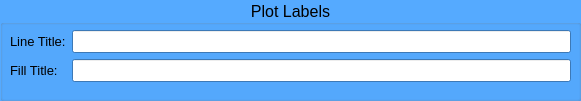
   <widget class="QGroupBox" name="groupBox_3">
    <property name="geometry">
     <rect>
      <x>570</x>
      <y>10</y>
      <width>581</width>
      <height>101</height>
     </rect>
    </property>
    <property name="palette">
     <palette>
      <active>
       <colorrole role="WindowText">
        <brush brushstyle="SolidPattern">
         <color alpha="255">
          <red>0</red>
          <green>0</green>
          <blue>0</blue>
         </color>
        </brush>
       </colorrole>
       <colorrole role="Button">
        <brush brushstyle="SolidPattern">
         <color alpha="255">
          <red>85</red>
          <green>170</green>
          <blue>255</blue>
         </color>
        </brush>
       </colorrole>
       <colorrole role="Light">
        <brush brushstyle="SolidPattern">
         <color alpha="255">
          <red>213</red>
          <green>234</green>
          <blue>255</blue>
         </color>
        </brush>
       </colorrole>
       <colorrole role="Midlight">
        <brush brushstyle="SolidPattern">
         <color alpha="255">
          <red>149</red>
          <green>202</green>
          <blue>255</blue>
         </color>
        </brush>
       </colorrole>
       <colorrole role="Dark">
        <brush brushstyle="SolidPattern">
         <color alpha="255">
          <red>42</red>
          <green>85</green>
          <blue>127</blue>
         </color>
        </brush>
       </colorrole>
       <colorrole role="Mid">
        <brush brushstyle="SolidPattern">
         <color alpha="255">
          <red>56</red>
          <green>113</green>
          <blue>170</blue>
         </color>
        </brush>
       </colorrole>
       <colorrole role="Text">
        <brush brushstyle="SolidPattern">
         <color alpha="255">
          <red>0</red>
          <green>0</green>
          <blue>0</blue>
         </color>
        </brush>
       </colorrole>
       <colorrole role="BrightText">
        <brush brushstyle="SolidPattern">
         <color alpha="255">
          <red>255</red>
          <green>255</green>
          <blue>255</blue>
         </color>
        </brush>
       </colorrole>
       <colorrole role="ButtonText">
        <brush brushstyle="SolidPattern">
         <color alpha="255">
          <red>0</red>
          <green>0</green>
          <blue>0</blue>
         </color>
        </brush>
       </colorrole>
       <colorrole role="Base">
        <brush brushstyle="SolidPattern">
         <color alpha="255">
          <red>255</red>
          <green>255</green>
          <blue>255</blue>
         </color>
        </brush>
       </colorrole>
       <colorrole role="Window">
        <brush brushstyle="SolidPattern">
         <color alpha="255">
          <red>85</red>
          <green>170</green>
          <blue>255</blue>
         </color>
        </brush>
       </colorrole>
       <colorrole role="Shadow">
        <brush brushstyle="SolidPattern">
         <color alpha="255">
          <red>0</red>
          <green>0</green>
          <blue>0</blue>
         </color>
        </brush>
       </colorrole>
       <colorrole role="AlternateBase">
        <brush brushstyle="SolidPattern">
         <color alpha="255">
          <red>170</red>
          <green>212</green>
          <blue>255</blue>
         </color>
        </brush>
       </colorrole>
       <colorrole role="ToolTipBase">
        <brush brushstyle="SolidPattern">
         <color alpha="255">
          <red>255</red>
          <green>255</green>
          <blue>220</blue>
         </color>
        </brush>
       </colorrole>
       <colorrole role="ToolTipText">
        <brush brushstyle="SolidPattern">
         <color alpha="255">
          <red>0</red>
          <green>0</green>
          <blue>0</blue>
         </color>
        </brush>
       </colorrole>
       <colorrole role="PlaceholderText">
        <brush brushstyle="SolidPattern">
         <color alpha="128">
          <red>0</red>
          <green>0</green>
          <blue>0</blue>
         </color>
        </brush>
       </colorrole>
      </active>
      <inactive>
       <colorrole role="WindowText">
        <brush brushstyle="SolidPattern">
         <color alpha="255">
          <red>0</red>
          <green>0</green>
          <blue>0</blue>
         </color>
        </brush>
       </colorrole>
       <colorrole role="Button">
        <brush brushstyle="SolidPattern">
         <color alpha="255">
          <red>85</red>
          <green>170</green>
          <blue>255</blue>
         </color>
        </brush>
       </colorrole>
       <colorrole role="Light">
        <brush brushstyle="SolidPattern">
         <color alpha="255">
          <red>213</red>
          <green>234</green>
          <blue>255</blue>
         </color>
        </brush>
       </colorrole>
       <colorrole role="Midlight">
        <brush brushstyle="SolidPattern">
         <color alpha="255">
          <red>149</red>
          <green>202</green>
          <blue>255</blue>
         </color>
        </brush>
       </colorrole>
       <colorrole role="Dark">
        <brush brushstyle="SolidPattern">
         <color alpha="255">
          <red>42</red>
          <green>85</green>
          <blue>127</blue>
         </color>
        </brush>
       </colorrole>
       <colorrole role="Mid">
        <brush brushstyle="SolidPattern">
         <color alpha="255">
          <red>56</red>
          <green>113</green>
          <blue>170</blue>
         </color>
        </brush>
       </colorrole>
       <colorrole role="Text">
        <brush brushstyle="SolidPattern">
         <color alpha="255">
          <red>0</red>
          <green>0</green>
          <blue>0</blue>
         </color>
        </brush>
       </colorrole>
       <colorrole role="BrightText">
        <brush brushstyle="SolidPattern">
         <color alpha="255">
          <red>255</red>
          <green>255</green>
          <blue>255</blue>
         </color>
        </brush>
       </colorrole>
       <colorrole role="ButtonText">
        <brush brushstyle="SolidPattern">
         <color alpha="255">
          <red>0</red>
          <green>0</green>
          <blue>0</blue>
         </color>
        </brush>
       </colorrole>
       <colorrole role="Base">
        <brush brushstyle="SolidPattern">
         <color alpha="255">
          <red>255</red>
          <green>255</green>
          <blue>255</blue>
         </color>
        </brush>
       </colorrole>
       <colorrole role="Window">
        <brush brushstyle="SolidPattern">
         <color alpha="255">
          <red>85</red>
          <green>170</green>
          <blue>255</blue>
         </color>
        </brush>
       </colorrole>
       <colorrole role="Shadow">
        <brush brushstyle="SolidPattern">
         <color alpha="255">
          <red>0</red>
          <green>0</green>
          <blue>0</blue>
         </color>
        </brush>
       </colorrole>
       <colorrole role="AlternateBase">
        <brush brushstyle="SolidPattern">
         <color alpha="255">
          <red>170</red>
          <green>212</green>
          <blue>255</blue>
         </color>
        </brush>
       </colorrole>
       <colorrole role="ToolTipBase">
        <brush brushstyle="SolidPattern">
         <color alpha="255">
          <red>255</red>
          <green>255</green>
          <blue>220</blue>
         </color>
        </brush>
       </colorrole>
       <colorrole role="ToolTipText">
        <brush brushstyle="SolidPattern">
         <color alpha="255">
          <red>0</red>
          <green>0</green>
          <blue>0</blue>
         </color>
        </brush>
       </colorrole>
       <colorrole role="PlaceholderText">
        <brush brushstyle="SolidPattern">
         <color alpha="128">
          <red>0</red>
          <green>0</green>
          <blue>0</blue>
         </color>
        </brush>
       </colorrole>
      </inactive>
      <disabled>
       <colorrole role="WindowText">
        <brush brushstyle="SolidPattern">
         <color alpha="255">
          <red>42</red>
          <green>85</green>
          <blue>127</blue>
         </color>
        </brush>
       </colorrole>
       <colorrole role="Button">
        <brush brushstyle="SolidPattern">
         <color alpha="255">
          <red>85</red>
          <green>170</green>
          <blue>255</blue>
         </color>
        </brush>
       </colorrole>
       <colorrole role="Light">
        <brush brushstyle="SolidPattern">
         <color alpha="255">
          <red>213</red>
          <green>234</green>
          <blue>255</blue>
         </color>
        </brush>
       </colorrole>
       <colorrole role="Midlight">
        <brush brushstyle="SolidPattern">
         <color alpha="255">
          <red>149</red>
          <green>202</green>
          <blue>255</blue>
         </color>
        </brush>
       </colorrole>
       <colorrole role="Dark">
        <brush brushstyle="SolidPattern">
         <color alpha="255">
          <red>42</red>
          <green>85</green>
          <blue>127</blue>
         </color>
        </brush>
       </colorrole>
       <colorrole role="Mid">
        <brush brushstyle="SolidPattern">
         <color alpha="255">
          <red>56</red>
          <green>113</green>
          <blue>170</blue>
         </color>
        </brush>
       </colorrole>
       <colorrole role="Text">
        <brush brushstyle="SolidPattern">
         <color alpha="255">
          <red>42</red>
          <green>85</green>
          <blue>127</blue>
         </color>
        </brush>
       </colorrole>
       <colorrole role="BrightText">
        <brush brushstyle="SolidPattern">
         <color alpha="255">
          <red>255</red>
          <green>255</green>
          <blue>255</blue>
         </color>
        </brush>
       </colorrole>
       <colorrole role="ButtonText">
        <brush brushstyle="SolidPattern">
         <color alpha="255">
          <red>42</red>
          <green>85</green>
          <blue>127</blue>
         </color>
        </brush>
       </colorrole>
       <colorrole role="Base">
        <brush brushstyle="SolidPattern">
         <color alpha="255">
          <red>85</red>
          <green>170</green>
          <blue>255</blue>
         </color>
        </brush>
       </colorrole>
       <colorrole role="Window">
        <brush brushstyle="SolidPattern">
         <color alpha="255">
          <red>85</red>
          <green>170</green>
          <blue>255</blue>
         </color>
        </brush>
       </colorrole>
       <colorrole role="Shadow">
        <brush brushstyle="SolidPattern">
         <color alpha="255">
          <red>0</red>
          <green>0</green>
          <blue>0</blue>
         </color>
        </brush>
       </colorrole>
       <colorrole role="AlternateBase">
        <brush brushstyle="SolidPattern">
         <color alpha="255">
          <red>85</red>
          <green>170</green>
          <blue>255</blue>
         </color>
        </brush>
       </colorrole>
       <colorrole role="ToolTipBase">
        <brush brushstyle="SolidPattern">
         <color alpha="255">
          <red>255</red>
          <green>255</green>
          <blue>220</blue>
         </color>
        </brush>
       </colorrole>
       <colorrole role="ToolTipText">
        <brush brushstyle="SolidPattern">
         <color alpha="255">
          <red>0</red>
          <green>0</green>
          <blue>0</blue>
         </color>
        </brush>
       </colorrole>
       <colorrole role="PlaceholderText">
        <brush brushstyle="SolidPattern">
         <color alpha="128">
          <red>0</red>
          <green>0</green>
          <blue>0</blue>
         </color>
        </brush>
       </colorrole>
      </disabled>
     </palette>
    </property>
    <property name="font">
     <font>
      <family>Arial</family>
      <pointsize>12</pointsize>
      <weight>50</weight>
      <bold>false</bold>
     </font>
    </property>
    <property name="title">
     <string>Plot Labels</string>
    </property>
    <property name="alignment">
     <set>Qt::AlignCenter</set>
    </property>
    <widget class="QWidget" name="formLayoutWidget_7">
     <property name="geometry">
      <rect>
       <x>10</x>
       <y>30</y>
       <width>561</width>
       <height>61</height>
      </rect>
     </property>
     <property name="font">
      <font>
       <family>Arial</family>
       <pointsize>12</pointsize>
       <weight>75</weight>
       <bold>true</bold>
      </font>
     </property>
     <layout class="QFormLayout" name="formLayout_7">
      <property name="sizeConstraint">
       <enum>QLayout::SetNoConstraint</enum>
      </property>
      <item row="0" column="0">
       <widget class="QLabel" name="label_2">
        <property name="font">
         <font>
          <family>Arial</family>
          <pointsize>10</pointsize>
          <weight>50</weight>
          <bold>false</bold>
         </font>
        </property>
        <property name="text">
         <string>Line Title:</string>
        </property>
       </widget>
      </item>
      <item row="0" column="1">
       <widget class="QLineEdit" name="ePlotTitle">
        <property name="font">
         <font>
          <family>Arial</family>
          <pointsize>10</pointsize>
          <weight>50</weight>
          <bold>false</bold>
         </font>
        </property>
       </widget>
      </item>
      <item row="1" column="0">
       <widget class="QLabel" name="label_3">
        <property name="font">
         <font>
          <family>Arial</family>
          <pointsize>10</pointsize>
          <weight>50</weight>
          <bold>false</bold>
         </font>
        </property>
        <property name="text">
         <string>Fill Title:</string>
        </property>
       </widget>
      </item>
      <item row="1" column="1">
       <widget class="QLineEdit" name="eFillTitle">
        <property name="font">
         <font>
          <family>Arial</family>
          <pointsize>10</pointsize>
          <weight>50</weight>
          <bold>false</bold>
         </font>
        </property>
       </widget>
      </item>
     </layout>
    </widget>
   </widget>
